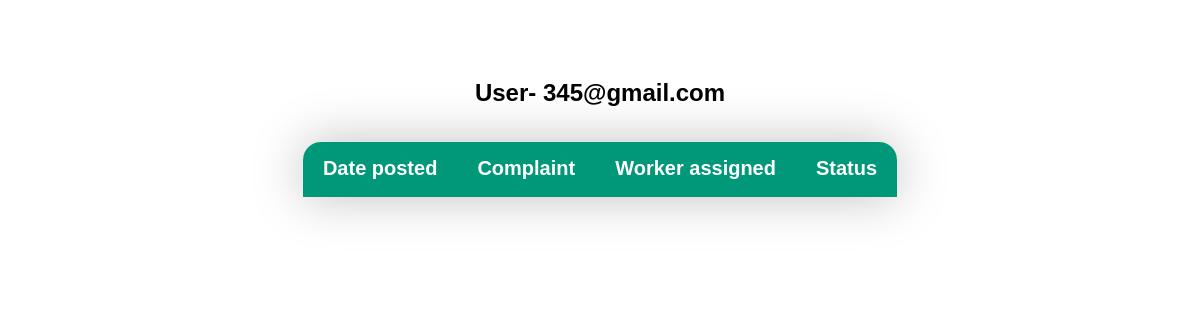
The app's page /history/ (signed in), older data.
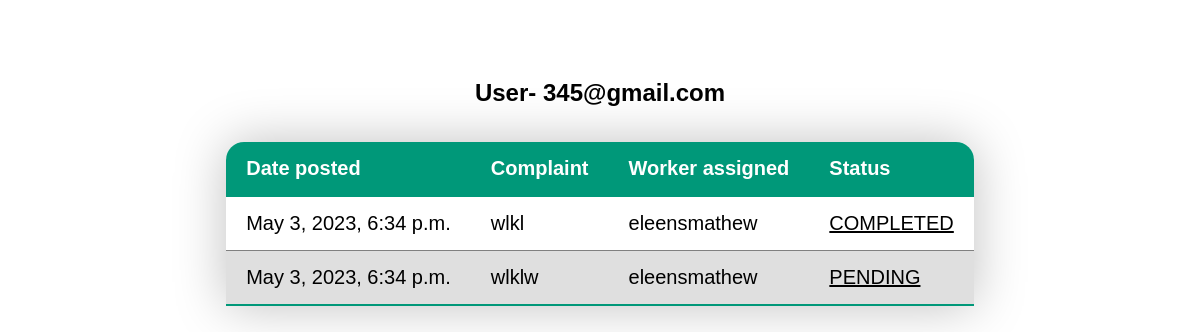
The same page, newer data.
### user/models.py (models this page shows, shortened)
class CustomUser(AbstractUser):
    email = models.EmailField(verbose_name="Email", null=True, unique=True, max_length=100)
    USERNAME_FIELD = "email" # make the user log in with the email
    REQUIRED_FIELDS = ["username"]
    objects = CustomUserManager()

class WorkerProfile(models.Model):
    worker =models.OneToOneField(UserProfile, null =True, on_delete=models.SET_NULL)
    profession = models.CharField(max_length=100, default=None)
    biodata = models.TextField(default = None)
    no_of_jobs = models.IntegerField(default=0)
    upi=models.CharField(max_length=50,default=None)

class UserProfile(models.Model):
    user = models.OneToOneField(CustomUser,null =True, on_delete=models.CASCADE)
    image=models.ImageField(default='default.jpg',upload_to='profile_pics')  #images will get saved in directory called profile_pics
    phone_no= models.CharField(default='0000',max_length=50)
    address = models.TextField(default = '0000')

### home/models.py (models this page shows, shortened)
class TaskHistory(models.Model):
     title = models.CharField(max_length=100)
     complaint = models.TextField() #unrestricted text
     date_posted=models.DateTimeField(default=timezone.now)#(auto_now=True)#updated date post everytime post is updated
     assignedby = models.ForeignKey(UserProfile, on_delete=models.CASCADE)  #IF USER IS DELETED POSTS ARE DELETED
     assigned=models.ForeignKey(WorkerProfile,on_delete=models.CASCADE,null =True,default=None)
     profession=models.CharField(max_length=100)
     status=models.CharField(default = "PENDING", max_length = 50)

### home/views.py (the view)
# urls.py: path('history/', displayhistory, name = 'history'),
def displayhistory(request):
    if request.user.is_authenticated:
        user1=request.user
        c=CustomUser.objects.get(email=user1)
        u=UserProfile.objects.get(user=c)
        tasks = TaskHistory.objects.filter(assignedby = u)
        context = {
            'tasks' : tasks,
            'request.user' : request.user
            }
    else:
        return render(request, 'home/loginerror.html')
    return render(request, 'home/displayhistory.html',context)

### home/templates/home/displayhistory.html (shortened to what this page needs)
<!DOCTYPE html>
<html lang="en">
<head>
</head>
<body>
    <div>
        <h2 class="account-heading center">User- {{ request.user }}</h2>
        <table class="content-table">
            <thead>
                <tr>
                    <th>Date posted</th>
                    <th>Complaint</th>
                    <th>Worker assigned</th>
                    <th>Status</th>
                </tr>
            </thead>
            <tbody>
                {% for task in tasks %}
                <tr>
                    <td><a href="{% url 'detailed_task' pk=task.id %}">{{ task.date_posted }}</a></td>
                    <td><a href="{% url 'detailed_task' pk=task.id %}">{{ task.complaint }}</a></td>
                    <td><a href="{% url 'detailed_task' pk=task.id %}">{{ task.assigned.worker.user.username}}</a></td>
                    <td class="underline"><a href="{% url 'detailed_task' pk=task.id %}">{{ task.status }}</a></td>
                </tr>
                {% endfor %}
            </tbody>
        </table>
    </div>
</body>
</html>

### home/templates/home/displayhistory.html (style rules this page uses)
* { font-family: sans-serif; }
body { display: flex; justify-content: center; align-items: center; }
.center { text-align: center; margin-bottom: 35px; }
body div { margin: 51px; }
.content-table { border-collapse: collapse; margin: 25px; font-size: 20px; min-width: 500px; border-radius: 18px 18px 0 0; overflow: hidden; box-shadow: 0 0 51px rgb(0 0 0 / 25%) }
.content-table thead tr { text-align: left; background-color: #009879; color: white; }
.content-table th, .content-table td { padding: 15px 20px; }
.content-table tbody tr { border-bottom: 1px solid gray; }
.content-table tr:nth-of-type(even) { background-color: #80808040; }
.content-table tr:last-of-type { border-bottom: 2px solid #009879; }
.content-table tbody td a { text-decoration: none; cursor: pointer; color: black; }
.underline { text-decoration: underline; }

Row changes from the older to the newer data that the page shows:
added TaskHistory: date_posted "May 3, 2023, 6:34 p.m.", complaint "wlkl", assigned.worker.user.username "eleensmathew", status "COMPLETED"
added TaskHistory: date_posted "May 3, 2023, 6:34 p.m.", complaint "wlklw", assigned.worker.user.username "eleensmathew", status "PENDING"
